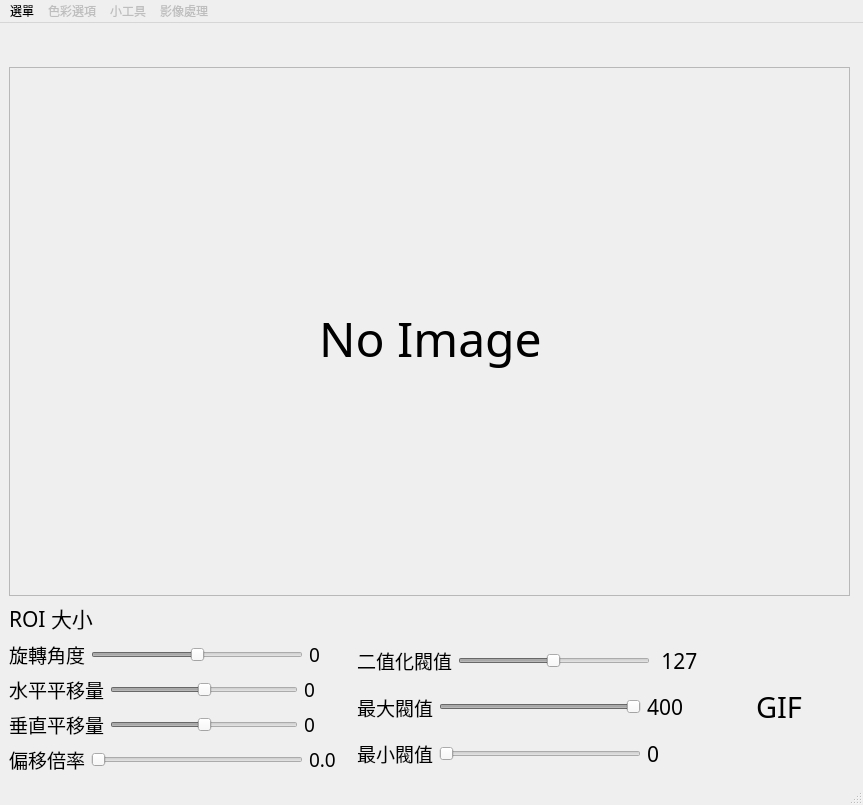
<?xml version="1.0" encoding="UTF-8"?>
<ui version="4.0">
 <class>MainWindow</class>
 <widget class="QMainWindow" name="MainWindow">
  <property name="geometry">
   <rect>
    <x>0</x>
    <y>0</y>
    <width>863</width>
    <height>805</height>
   </rect>
  </property>
  <property name="mouseTracking">
   <bool>false</bool>
  </property>
  <property name="windowTitle">
   <string>影像處理平台</string>
  </property>
  <property name="autoFillBackground">
   <bool>false</bool>
  </property>
  <property name="styleSheet">
   <string notr="true"/>
  </property>
  <widget class="QWidget" name="centralwidget">
   <layout class="QGridLayout" name="gridLayout" rowstretch="0,5,0">
    <item row="0" column="0">
     <widget class="QLabel" name="Image_Info_label">
      <property name="font">
       <font>
        <family>Agency FB</family>
        <pointsize>16</pointsize>
       </font>
      </property>
      <property name="text">
       <string/>
      </property>
     </widget>
    </item>
    <item row="1" column="0">
     <widget class="QScrollArea" name="scrollArea">
      <property name="maximumSize">
       <size>
        <width>841</width>
        <height>541</height>
       </size>
      </property>
      <property name="widgetResizable">
       <bool>true</bool>
      </property>
      <widget class="QWidget" name="scrollAreaWidgetContents">
       <property name="geometry">
        <rect>
         <x>0</x>
         <y>0</y>
         <width>839</width>
         <height>539</height>
        </rect>
       </property>
       <widget class="QLabel" name="ImageLabel">
        <property name="geometry">
         <rect>
          <x>0</x>
          <y>0</y>
          <width>841</width>
          <height>541</height>
         </rect>
        </property>
        <property name="maximumSize">
         <size>
          <width>16777215</width>
          <height>16777215</height>
         </size>
        </property>
        <property name="font">
         <font>
          <family>Agency FB</family>
          <pointsize>36</pointsize>
         </font>
        </property>
        <property name="mouseTracking">
         <bool>false</bool>
        </property>
        <property name="autoFillBackground">
         <bool>false</bool>
        </property>
        <property name="frameShape">
         <enum>QFrame::NoFrame</enum>
        </property>
        <property name="text">
         <string>No Image</string>
        </property>
        <property name="alignment">
         <set>Qt::AlignCenter</set>
        </property>
       </widget>
      </widget>
     </widget>
    </item>
    <item row="2" column="0">
     <layout class="QVBoxLayout" name="verticalLayout_5">
      <item>
       <widget class="QLabel" name="ROI_Label">
        <property name="font">
         <font>
          <family>Agency FB</family>
          <pointsize>16</pointsize>
          <underline>false</underline>
         </font>
        </property>
        <property name="text">
         <string>ROI 大小</string>
        </property>
       </widget>
      </item>
      <item>
       <layout class="QHBoxLayout" name="horizontalLayout_9">
        <item>
         <layout class="QHBoxLayout" name="horizontalLayout_8">
          <item>
           <layout class="QVBoxLayout" name="verticalLayout_2">
            <item>
             <layout class="QHBoxLayout" name="horizontalLayout" stretch="1,5,1">
              <item>
               <widget class="QLabel" name="label_3">
                <property name="font">
                 <font>
                  <family>Agency FB</family>
                  <pointsize>14</pointsize>
                 </font>
                </property>
                <property name="text">
                 <string>旋轉角度</string>
                </property>
               </widget>
              </item>
              <item>
               <widget class="QSlider" name="AngelSlider">
                <property name="enabled">
                 <bool>false</bool>
                </property>
                <property name="maximumSize">
                 <size>
                  <width>250</width>
                  <height>16777215</height>
                 </size>
                </property>
                <property name="minimum">
                 <number>-360</number>
                </property>
                <property name="maximum">
                 <number>360</number>
                </property>
                <property name="orientation">
                 <enum>Qt::Horizontal</enum>
                </property>
               </widget>
              </item>
              <item>
               <widget class="QLabel" name="AngelValue">
                <property name="font">
                 <font>
                  <family>Agency FB</family>
                  <pointsize>14</pointsize>
                 </font>
                </property>
                <property name="text">
                 <string>0</string>
                </property>
               </widget>
              </item>
             </layout>
            </item>
            <item>
             <layout class="QHBoxLayout" name="horizontalLayout_2" stretch="1,4,1">
              <item>
               <widget class="QLabel" name="label_5">
                <property name="font">
                 <font>
                  <family>Agency FB</family>
                  <pointsize>14</pointsize>
                 </font>
                </property>
                <property name="text">
                 <string>水平平移量</string>
                </property>
               </widget>
              </item>
              <item>
               <widget class="QSlider" name="horizontalMoveSlider">
                <property name="enabled">
                 <bool>false</bool>
                </property>
                <property name="maximumSize">
                 <size>
                  <width>250</width>
                  <height>16777215</height>
                 </size>
                </property>
                <property name="minimum">
                 <number>-400</number>
                </property>
                <property name="maximum">
                 <number>400</number>
                </property>
                <property name="value">
                 <number>0</number>
                </property>
                <property name="orientation">
                 <enum>Qt::Horizontal</enum>
                </property>
               </widget>
              </item>
              <item>
               <widget class="QLabel" name="MoveRightValue">
                <property name="font">
                 <font>
                  <family>Agency FB</family>
                  <pointsize>14</pointsize>
                 </font>
                </property>
                <property name="text">
                 <string>0</string>
                </property>
               </widget>
              </item>
             </layout>
            </item>
            <item>
             <layout class="QHBoxLayout" name="horizontalLayout_3" stretch="1,4,1">
              <item>
               <widget class="QLabel" name="label_6">
                <property name="font">
                 <font>
                  <family>Agency FB</family>
                  <pointsize>14</pointsize>
                 </font>
                </property>
                <property name="text">
                 <string>垂直平移量</string>
                </property>
               </widget>
              </item>
              <item>
               <widget class="QSlider" name="VerticalMoveSlider">
                <property name="enabled">
                 <bool>false</bool>
                </property>
                <property name="maximumSize">
                 <size>
                  <width>250</width>
                  <height>16777215</height>
                 </size>
                </property>
                <property name="minimum">
                 <number>-400</number>
                </property>
                <property name="maximum">
                 <number>400</number>
                </property>
                <property name="value">
                 <number>0</number>
                </property>
                <property name="orientation">
                 <enum>Qt::Horizontal</enum>
                </property>
               </widget>
              </item>
              <item>
               <widget class="QLabel" name="MoveUpDownValue">
                <property name="font">
                 <font>
                  <family>Agency FB</family>
                  <pointsize>14</pointsize>
                 </font>
                </property>
                <property name="text">
                 <string>0</string>
                </property>
               </widget>
              </item>
             </layout>
            </item>
            <item>
             <layout class="QHBoxLayout" name="horizontalLayout_4" stretch="1,5,1">
              <item>
               <widget class="QLabel" name="label_4">
                <property name="font">
                 <font>
                  <family>Agency FB</family>
                  <pointsize>14</pointsize>
                 </font>
                </property>
                <property name="text">
                 <string>偏移倍率</string>
                </property>
               </widget>
              </item>
              <item>
               <widget class="QSlider" name="ScaleSlider">
                <property name="enabled">
                 <bool>false</bool>
                </property>
                <property name="maximumSize">
                 <size>
                  <width>250</width>
                  <height>16777215</height>
                 </size>
                </property>
                <property name="minimum">
                 <number>0</number>
                </property>
                <property name="maximum">
                 <number>10</number>
                </property>
                <property name="singleStep">
                 <number>0</number>
                </property>
                <property name="orientation">
                 <enum>Qt::Horizontal</enum>
                </property>
               </widget>
              </item>
              <item>
               <widget class="QLabel" name="ScaleValue">
                <property name="font">
                 <font>
                  <family>Agency FB</family>
                  <pointsize>14</pointsize>
                 </font>
                </property>
                <property name="text">
                 <string>0.0</string>
                </property>
               </widget>
              </item>
             </layout>
            </item>
           </layout>
          </item>
          <item>
           <layout class="QVBoxLayout" name="verticalLayout_4">
            <item>
             <layout class="QHBoxLayout" name="horizontalLayout_5" stretch="1,5,1">
              <item>
               <widget class="QLabel" name="Text_label">
                <property name="font">
                 <font>
                  <family>Agency FB</family>
                  <pointsize>14</pointsize>
                 </font>
                </property>
                <property name="text">
                 <string>二值化閥值</string>
                </property>
               </widget>
              </item>
              <item>
               <widget class="QSlider" name="Set_Threshold_Value_Slider">
                <property name="enabled">
                 <bool>false</bool>
                </property>
                <property name="maximumSize">
                 <size>
                  <width>250</width>
                  <height>16777215</height>
                 </size>
                </property>
                <property name="maximum">
                 <number>255</number>
                </property>
                <property name="value">
                 <number>127</number>
                </property>
                <property name="orientation">
                 <enum>Qt::Horizontal</enum>
                </property>
                <property name="tickPosition">
                 <enum>QSlider::NoTicks</enum>
                </property>
               </widget>
              </item>
              <item>
               <widget class="QLabel" name="Text_label_Threshold_value">
                <property name="font">
                 <font>
                  <family>Agency FB</family>
                  <pointsize>16</pointsize>
                 </font>
                </property>
                <property name="text">
                 <string> 127</string>
                </property>
               </widget>
              </item>
             </layout>
            </item>
            <item>
             <layout class="QHBoxLayout" name="horizontalLayout_6" stretch="1,4,1">
              <item>
               <widget class="QLabel" name="label">
                <property name="font">
                 <font>
                  <family>Agency FB</family>
                  <pointsize>14</pointsize>
                 </font>
                </property>
                <property name="text">
                 <string>最大閥值</string>
                </property>
               </widget>
              </item>
              <item>
               <widget class="QSlider" name="MaxThresholdSlider">
                <property name="enabled">
                 <bool>false</bool>
                </property>
                <property name="maximumSize">
                 <size>
                  <width>250</width>
                  <height>16777215</height>
                 </size>
                </property>
                <property name="maximum">
                 <number>400</number>
                </property>
                <property name="value">
                 <number>400</number>
                </property>
                <property name="orientation">
                 <enum>Qt::Horizontal</enum>
                </property>
               </widget>
              </item>
              <item>
               <widget class="QLabel" name="MaxThresholdValue">
                <property name="font">
                 <font>
                  <family>Agency FB</family>
                  <pointsize>16</pointsize>
                 </font>
                </property>
                <property name="text">
                 <string>400</string>
                </property>
               </widget>
              </item>
             </layout>
            </item>
            <item>
             <layout class="QHBoxLayout" name="horizontalLayout_7" stretch="1,4,1">
              <item>
               <widget class="QLabel" name="label_2">
                <property name="font">
                 <font>
                  <family>Agency FB</family>
                  <pointsize>14</pointsize>
                 </font>
                </property>
                <property name="text">
                 <string>最小閥值</string>
                </property>
               </widget>
              </item>
              <item>
               <widget class="QSlider" name="MinThresholdSlider">
                <property name="enabled">
                 <bool>false</bool>
                </property>
                <property name="maximumSize">
                 <size>
                  <width>250</width>
                  <height>16777215</height>
                 </size>
                </property>
                <property name="maximum">
                 <number>400</number>
                </property>
                <property name="orientation">
                 <enum>Qt::Horizontal</enum>
                </property>
               </widget>
              </item>
              <item>
               <widget class="QLabel" name="MinThresholdValue">
                <property name="font">
                 <font>
                  <family>Agency FB</family>
                  <pointsize>16</pointsize>
                 </font>
                </property>
                <property name="text">
                 <string>0</string>
                </property>
               </widget>
              </item>
             </layout>
            </item>
           </layout>
          </item>
         </layout>
        </item>
        <item>
         <widget class="QLabel" name="Gif_Label">
          <property name="minimumSize">
           <size>
            <width>150</width>
            <height>110</height>
           </size>
          </property>
          <property name="maximumSize">
           <size>
            <width>150</width>
            <height>110</height>
           </size>
          </property>
          <property name="font">
           <font>
            <family>Agency FB</family>
            <pointsize>22</pointsize>
           </font>
          </property>
          <property name="text">
           <string>GIF</string>
          </property>
          <property name="alignment">
           <set>Qt::AlignCenter</set>
          </property>
         </widget>
        </item>
       </layout>
      </item>
     </layout>
    </item>
   </layout>
  </widget>
  <widget class="QMenuBar" name="menubar">
   <property name="geometry">
    <rect>
     <x>0</x>
     <y>0</y>
     <width>863</width>
     <height>21</height>
    </rect>
   </property>
   <widget class="QMenu" name="menu">
    <property name="title">
     <string>選單</string>
    </property>
    <addaction name="actionOpen_File"/>
    <addaction name="actionSave_File"/>
    <addaction name="actionClose"/>
    <addaction name="actionResetValue"/>
   </widget>
   <widget class="QMenu" name="menu_2">
    <property name="enabled">
     <bool>false</bool>
    </property>
    <property name="title">
     <string>色彩選項</string>
    </property>
    <addaction name="actionGray"/>
    <addaction name="actionRGB"/>
    <addaction name="actionHistogram"/>
    <addaction name="actionTresholding"/>
    <addaction name="actionHSV"/>
   </widget>
   <widget class="QMenu" name="menu_3">
    <property name="enabled">
     <bool>false</bool>
    </property>
    <property name="title">
     <string>小工具</string>
    </property>
    <addaction name="actionROI"/>
    <addaction name="actionaffine_transform"/>
    <addaction name="actionperspective_transform"/>
    <addaction name="actionShow_Hist"/>
   </widget>
   <widget class="QMenu" name="menu_4">
    <property name="enabled">
     <bool>false</bool>
    </property>
    <property name="title">
     <string>影像處理</string>
    </property>
    <addaction name="actionGuassion"/>
    <addaction name="actionCanny"/>
    <addaction name="actionNoise"/>
   </widget>
   <addaction name="menu"/>
   <addaction name="menu_2"/>
   <addaction name="menu_3"/>
   <addaction name="menu_4"/>
  </widget>
  <widget class="QStatusBar" name="statusbar">
   <property name="enabled">
    <bool>true</bool>
   </property>
   <property name="sizeGripEnabled">
    <bool>true</bool>
   </property>
  </widget>
  <action name="actionOpen_File">
   <property name="text">
    <string>開啟檔案</string>
   </property>
   <property name="shortcut">
    <string>Ctrl+O</string>
   </property>
  </action>
  <action name="actionClose">
   <property name="text">
    <string>關閉平台</string>
   </property>
   <property name="shortcut">
    <string>Ctrl+Q</string>
   </property>
  </action>
  <action name="actionGray">
   <property name="enabled">
    <bool>true</bool>
   </property>
   <property name="text">
    <string>影像灰階</string>
   </property>
  </action>
  <action name="actionRGB">
   <property name="text">
    <string>轉換原始圖片</string>
   </property>
  </action>
  <action name="actionHistogram">
   <property name="text">
    <string>灰階影像均衡化</string>
   </property>
  </action>
  <action name="actionSave_File">
   <property name="enabled">
    <bool>false</bool>
   </property>
   <property name="text">
    <string>儲存檔案</string>
   </property>
   <property name="shortcut">
    <string>Ctrl+S</string>
   </property>
  </action>
  <action name="actionTresholding">
   <property name="text">
    <string>影像二值化</string>
   </property>
  </action>
  <action name="actionROI">
   <property name="enabled">
    <bool>true</bool>
   </property>
   <property name="text">
    <string>選取 ROI</string>
   </property>
  </action>
  <action name="action123">
   <property name="text">
    <string>HSV</string>
   </property>
  </action>
  <action name="actionHSV">
   <property name="text">
    <string>轉換HSV影像</string>
   </property>
  </action>
  <action name="actionGuassion">
   <property name="text">
    <string>模糊化</string>
   </property>
  </action>
  <action name="actionCanny">
   <property name="text">
    <string>邊緣擷取</string>
   </property>
  </action>
  <action name="actionNoise">
   <property name="text">
    <string>雜訊處理</string>
   </property>
  </action>
  <action name="actionaffine_transform">
   <property name="text">
    <string>仿射轉換</string>
   </property>
  </action>
  <action name="actionperspective_transform">
   <property name="text">
    <string>透視投影轉換</string>
   </property>
  </action>
  <action name="actionShow_Hist">
   <property name="text">
    <string>影像直方圖</string>
   </property>
  </action>
  <action name="actionResetValue">
   <property name="enabled">
    <bool>false</bool>
   </property>
   <property name="text">
    <string>重置數值</string>
   </property>
  </action>
  <action name="actionPainting">
   <property name="text">
    <string>畫圖功能</string>
   </property>
  </action>
 </widget>
 <resources/>
 <connections/>
</ui>
